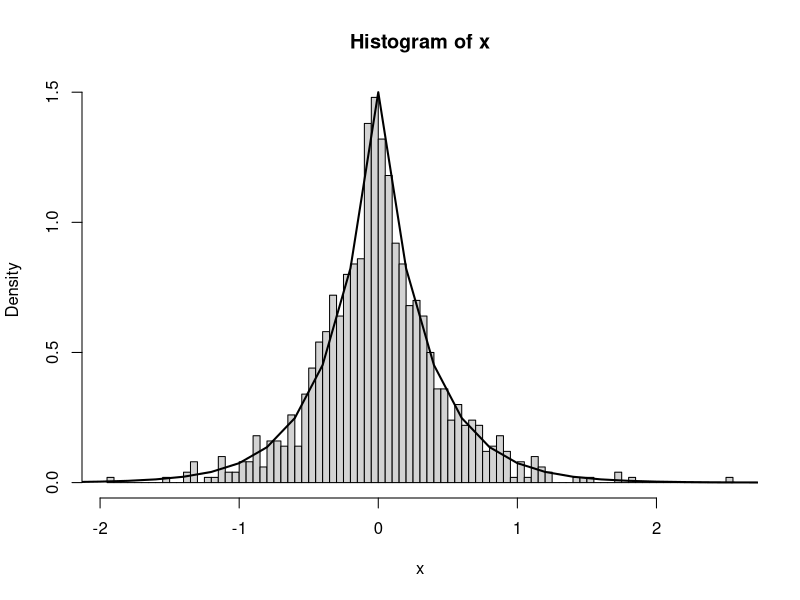
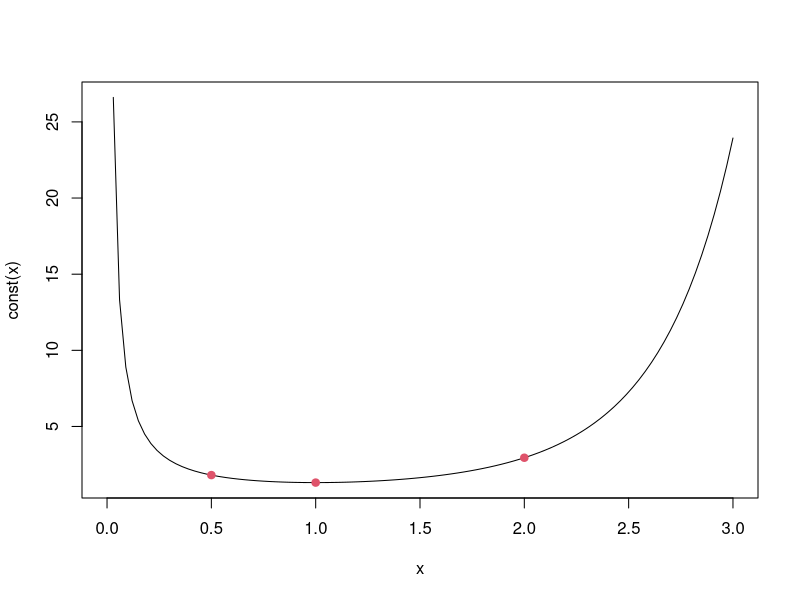
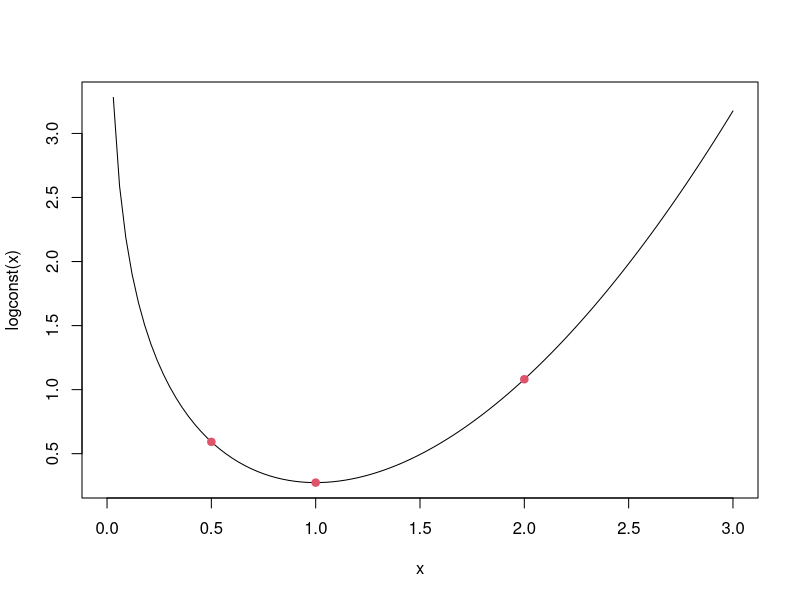
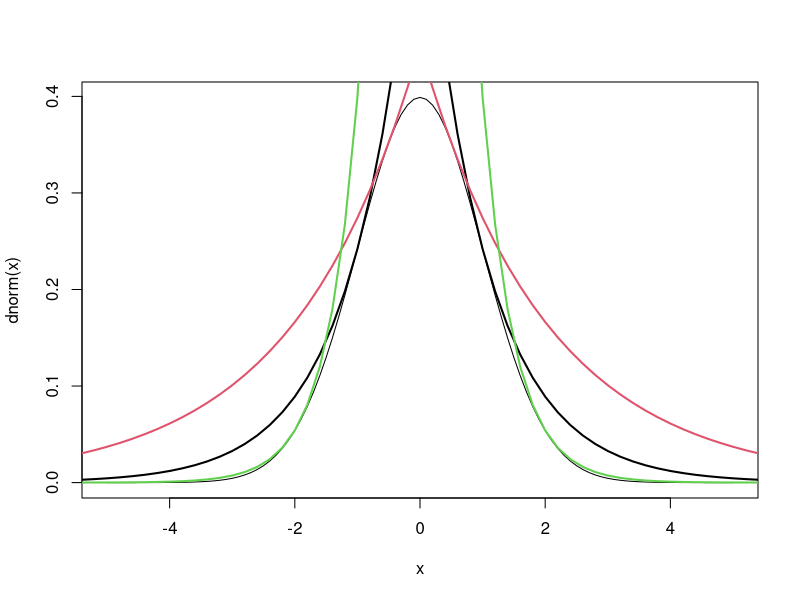
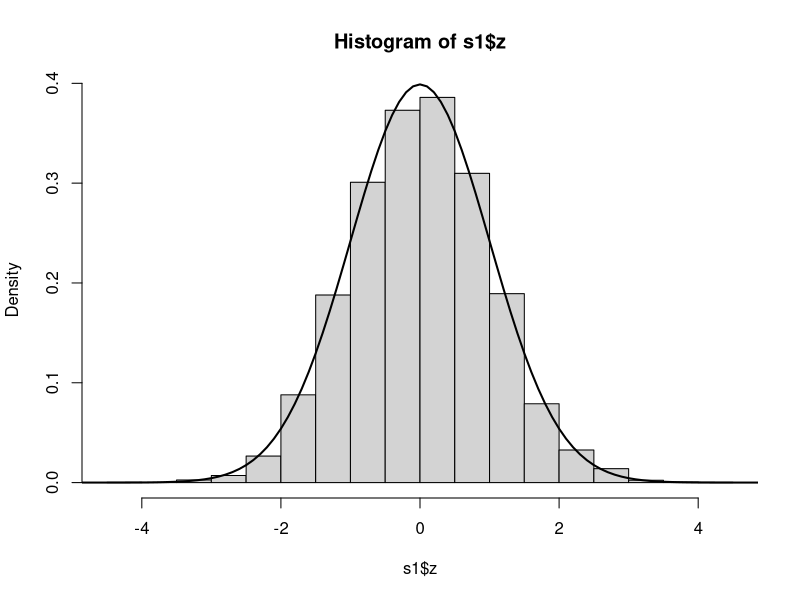
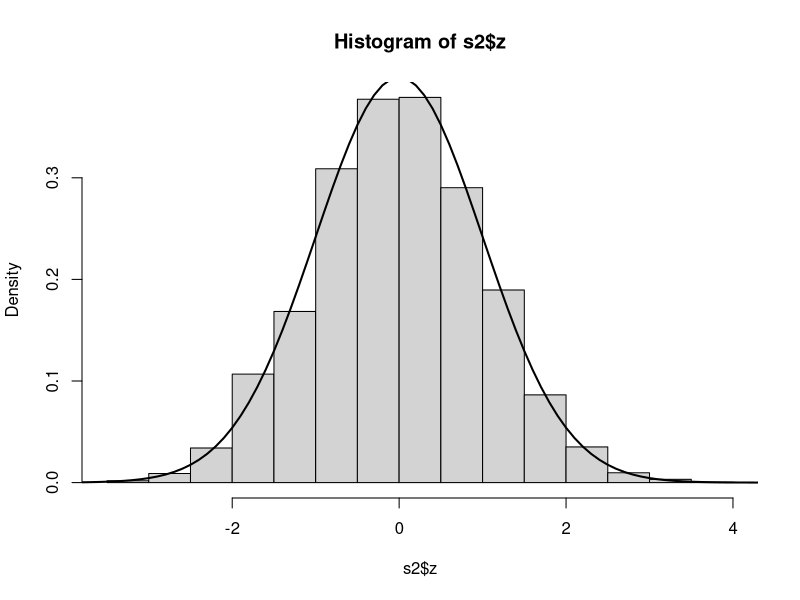
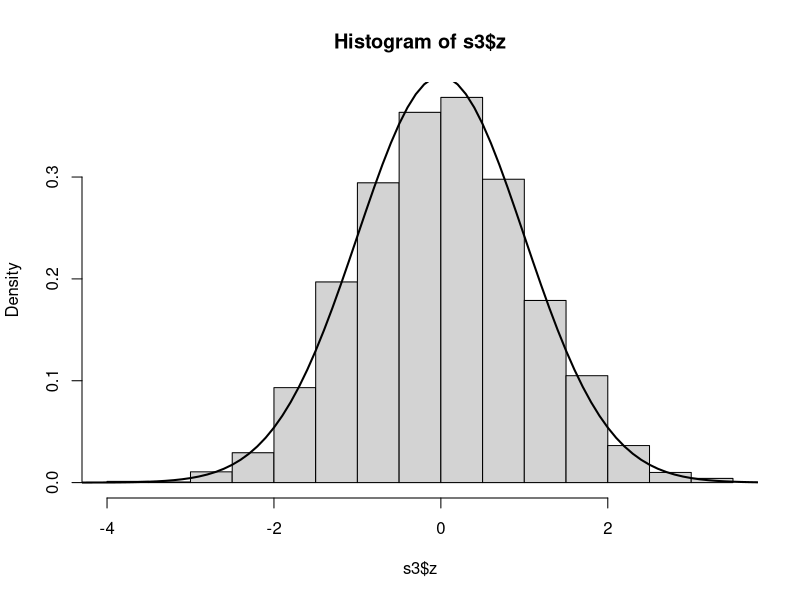
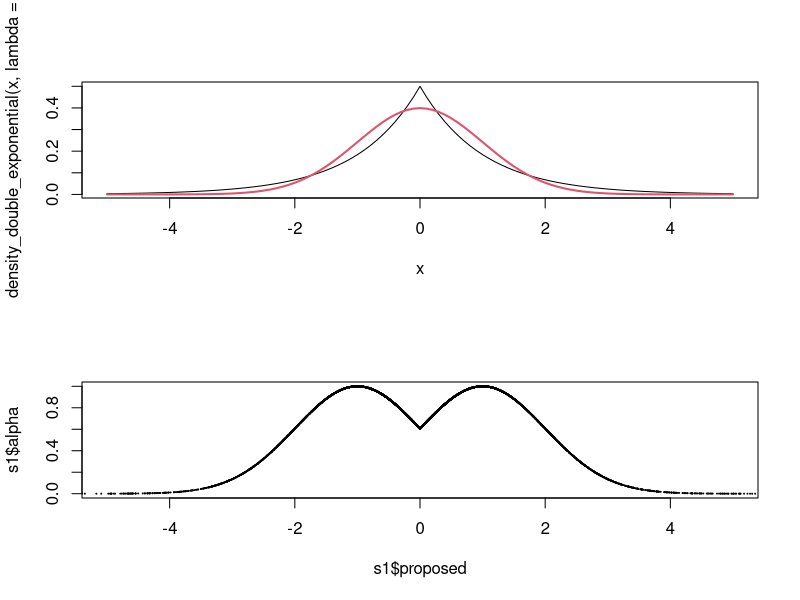

Source code (R) for these figures, in order:
library(dplyr)
library(ggplot2)
library(tidyr)

# Simulate from normal distribution using rejection sampling --------------


## simulate from double exponential----------------------------------
density_double_exponential <- function(x, lambda){
  return(lambda/2 *
           exp(-lambda * abs(x)))
}
logdensity_double_exponential <- function(x, lambda){
  return(log(lambda/2) 
           -lambda * abs(x))
}

simulate_double_exponential =  function(nsamples, lambda)
{
  #here i have "cheated" and used r function to sample from exponential 
  #and binomial!!!
  z = rexp(nsamples, lambda)
  y = sample(c(0,1), nsamples,
             prob=c(0.5,0.5), replace=TRUE)
  x = c(z[y==0], -z[y==1])
  return(x)
}
ll = 3
x = simulate_double_exponential(1000, lambda = ll)
hist(x, freq = F, n =100)
curve(density_double_exponential(x,lambda = ll), from = -10,
      to = 10, add =T, lwd = 2)


# Rejection sampling to simulate from N(0,1) ------------------------------


#compute constant c (as function of lambda)
const = function(lambda)
  return(sqrt(2/pi) * exp(0.5*lambda^2)/lambda)

logconst = function(lambda)
  return(log(sqrt(2/pi))  + (0.5*lambda^2) -log(lambda))

# how does c varies with lambda?
curve(const, from = 0, to = 3)
points(c(0.5,1,2), const(c(0.5,1,2)), pch = 19, col = 2)

curve(logconst, from = 0, to = 3)
points(c(0.5,1,2), logconst(c(0.5,1,2)), pch = 19, col = 2)

curve(dnorm(x), from = -5, to = 5)
curve(density_double_exponential(x,lambda = 1) * const(lambda =1), from = -10,
      to = 10, add =T, lwd = 2)
curve(density_double_exponential(x,lambda = .5)* const(lambda =.5), from = -10,
      to = 10, add =T, lwd = 2, col = 2)
curve(density_double_exponential(x,lambda = 2)* const(lambda =2), from = -10,
      to = 10, add =T, lwd = 2, col = 3)



rej_sampling = function(n, ll)
{
  # simulate from double exponential
  x  <- simulate_double_exponential(nsamples = n, 
                                       lambda=ll) 
  # generate from the unif[0,1]
  u <- runif(n) 
  
  # compute log accept probbaility
  log_alpha <- -logconst(ll) + dnorm(x, log = T) -
    logdensity_double_exponential(x, lambda = ll)
  
  ind <- u < exp(log_alpha)
  accepted <- x[ind]
  return(list(z = accepted,
              proposed = x,
              alpha = exp(log_alpha),
              n = sum(ind)))
}

nsamples = 10000
# lambda = 1
s1 = rej_sampling(n = nsamples, ll  = 1)
hist(s1$z, freq = F)
curve(dnorm, from = -5, to = 5, add=T, lwd = 2)

# lambda = 0.5
s2 = rej_sampling(n = nsamples, ll  = 0.5)
hist(s2$z, freq = F)
curve(dnorm, from = -5, to = 5, add=T, lwd = 2)


# lambda = 2
s3 = rej_sampling(n = nsamples, ll  = 2)
hist(s3$z, freq = F)
curve(dnorm, from = -5, to = 5, add=T, lwd = 2)

#number  of accepted
s1$n
s2$n
s3$n

# illustration of weigts
par(mfrow =  c(2,1))
curve(density_double_exponential(x, lambda = 1), from = -5, to = 5)
curve(dnorm, add=T, lwd = 2, col = 2)

plot(s1$proposed, s1$alpha, pch = 19, cex = 0.1, xlim = c(-5,5))


# Illustration of importance sampling -------------------------------------

## plot the best proposals and the target together
par(mfrow = c(1,1))
curve(dnorm(x)/(0.5*dexp(abs(x), rate  = 1)), from = -4, to = 4,  
      col = 3, lwd=2, ylab="", lty=3)
curve(0.5*dexp(abs(x), rate  = 1), col = 2, lwd=2, add=T)
curve(dnorm(x), from =-4, to =4, lwd=3, add=T, lty=2)
legend("topleft", c("f(x)/g(x)", "f(x)", "g(x)" ), 
       col= c(3, 1,2), lwd=c(2,2, 2), lty = c(3,2,1))


## Try rejection sampling
finish = 0
while(finish==0)
{  
  ## step-by-step illustration  
  ## 1.) sample from the proposal distribution
  sample.x = simulate_double_exponential(1,lambda =1)
  
  ## 2.) Compute the acceptance probability alpha
  alpha = dnorm(sample.x)/(const(1) * dexp(abs(sample.x), rate  = 1))
  
  ## 3.) Generate a helping variable U from a uniform(0,1)
  u = runif(1, 0, 1)
  points(sample.x, u * const(1) * dexp(abs(sample.x), rate  = 1), pch = 19)
  Sys.sleep(1)
  ## 4.) Check if we accept it
  if(u <= alpha){
    y = sample.x
    col = "blue"
    points(sample.x,u * const(1) * dexp(abs(sample.x), rate  = 1), col=col, pch = 19)
    finish = 1
  } else {
    col = "red"
    points(sample.x,u * const(1) * dexp(abs(sample.x), rate  = 1), col=col, pch = 19)
  }
  Sys.sleep(2)
}    



# Weighted resampling -----------------------------------------------------

# use weighted resampling to generate from N(0,1) using 
# double exp as proposal

compute_weights = function(samples, lambda)
{
  lnum = dnorm(samples, log = T)
  lden = log(lambda/2) -lambda * abs(samples)
  weights = exp(lnum-lden)
  W = sum(weights)
  return(weights/W)
}

n = 10000
lambda = 1
proposals = simulate_double_exponential(n, lambda )
weights =  compute_weights(proposals, lambda)
resamples = sample(size = n/2, 
                   x = proposals, 
                   prob = weights, 
                   replace = T)

# black dots are proposals
p1 = data.frame(x = seq(-5,5, 0.01)) %>%
  mutate(norm = dnorm(x),
         dexp = lambda /2 *exp(-lambda * abs(x))) %>%
  pivot_longer(-x) %>%
  ggplot() + geom_line(aes(x,value, color = name, group =name)) +
  geom_point(data = data.frame(val =proposals), aes(x = val, y = 0), size = 1.5)

p1


resamples_df = data.frame(x = resamples) %>%
  group_by(x) %>% summarise(n = n()) %>%
  mutate(n = n/sum(n))

# p1+geom_segment(data = data.frame(x = proposals, 
#                                   y = weights*10^3), 
#                 aes(x=x,xend=x,y=0,yend=y))
p1+geom_segment(data = data.frame(x = proposals, 
                                  y = weights*10^3), 
                aes(x=x,xend=x,y=0,yend=y), color = rgb(.8,.8,.8,.05)) # +
  # geom_segment(data = resamples_df,
  #              aes(x=x,xend=x,y=0,yend=n*50), color = rgb(0, 0, 0,.15), size = 2)



ggplot(data = data.frame(x = resamples, dn = dnorm(resamples))) +
  geom_histogram(aes(x, y = ..density..), bins = 100) +
  geom_line(aes(x,dn), lwd = 2, color = "red")




